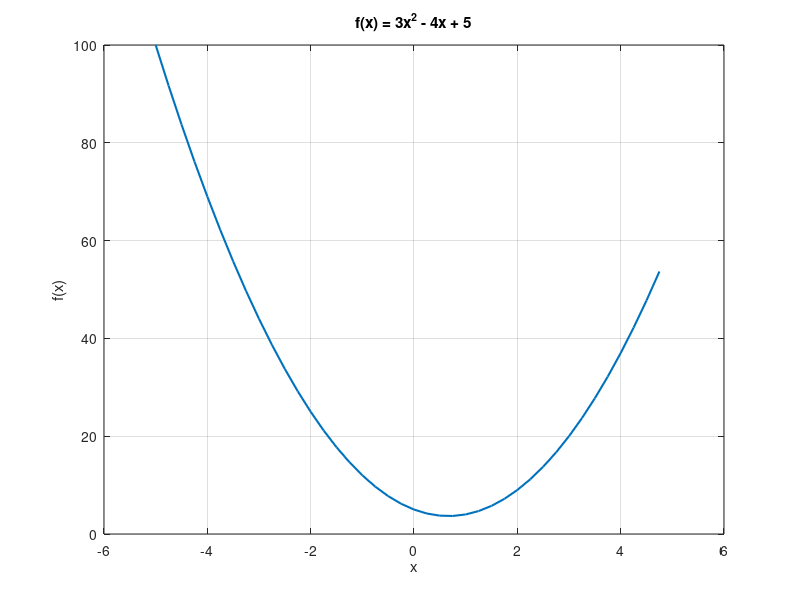

The MATLAB script that drew this image: (Note: this script raises an error after producing the figure.)
%% micrograd_lecture.m
%  MATLAB porting of Andrej Karpathy's micrograd lecture (first half).
%  Requires: Value.m (handle class) in the same folder.

%% Setup
clear; clc; close all; % removes variables, clear command window and close any plot 
fprintf('=== Micrograd in MATLAB ===\n\n');

%% Simple function and its evaluation in a certain point
f = @(x) 3*x.^2 - 4*x + 5;
fprintf('f(3.0) = %f\n', f(3.0));           % 20.0

%% Plot the function
xs = -5:0.25:4.75;
ys = f(xs);
figure; plot(xs, ys, 'LineWidth', 1.5);
title('f(x) = 3x^2 - 4x + 5'); xlabel('x'); ylabel('f(x)'); grid on;

%%  Numerical derivative at x = 2/3, formal definition
h = 1e-6;
x = 2/3;
numerical_deriv = (f(x + h) - f(x)) / h;
fprintf('Numerical derivative at x=2/3: %.6f  (analytic: 0.0)\n\n', numerical_deriv);

%% More complex expression & manual derivative check, look to Xournal in red
a_val = 2.0;
b_val = -3.0;
c_val = 10.0;
d_val = a_val*b_val + c_val;
fprintf('d = a*b + c = %.4f\n', d_val);

h = 0.0001;
a_val = 2.0; 
b_val = -3.0;

c_val = 10.0; % this is c 
d1 = a_val*b_val + c_val; % this is d(c)

c_val = c_val + h; % this is c+h
d2 = a_val*b_val + c_val; % this is d(c+h)
fprintf('d1=%.4f  d2=%.4f  slope(dd/dc)=%.4f\n\n', d1, d2, (d2-d1)/h);

%% Build a small expression graph with Value and backprop, look to Xournal in blue
a = MicroValue(2.0,  {}, '', 'a');
b = MicroValue(-3.0, {}, '', 'b');
c = MicroValue(10.0, {}, '', 'c');
e = a * b;      e.label = "e";
d = e + c;      d.label = "d";
fv = MicroValue(-2.0, {}, '', 'f');   % "fv" to avoid shadowing the function f
L = d * fv;     L.label = "L";

disp(L);

%% Draw the graph (text-based)
L.draw();

%% Numerical gradient check with Value objects
fprintf('--- Numerical gradient check (nudge b) ---\n');
h = 0.001;
% Forward pass 1
a1 = MicroValue(2.0); 
b1 = MicroValue(-3.0); 
c1 = MicroValue(10.0); 
f1 = MicroValue(-2.0);
e1 = a1*b1; 
d1v = e1+c1; 
L1 = d1v*f1;
L1_data = L1.data;

% Forward pass 2 (nudge b)
a2 = MicroValue(2.0);  
b2 = MicroValue(-3.0); 
b2.data = b2.data + h;
c2 = MicroValue(10.0);
f2 = MicroValue(-2.0);
e2 = a2*b2; 
d2v = e2+c2; 
L2 = d2v*f2;
L2_data = L2.data;

fprintf('dL/db (numerical) = %.4f\n\n', (L2_data - L1_data)/h);

%% Backprop on the original graph
L.backward();
fprintf('--- After L.backward() ---\n');
L.draw();

%% One step of gradient descent
a.data = a.data + 0.01 * a.grad;
b.data = b.data + 0.01 * b.grad;
c.data = c.data + 0.01 * c.grad;
fv.data = fv.data + 0.01 * fv.grad;

% Recompute forward pass
e = a * b;
d = e + c;
L_new = d * fv;
fprintf('L after one GD step = %.4f  (was -8.0000)\n\n', L_new.data);

%% Plot tanh
figure;
t_xs = -5:0.2:4.8;
plot(t_xs, tanh(t_xs), 'LineWidth', 1.5);
title('tanh(x)'); xlabel('x'); ylabel('tanh(x)'); grid on;

%% Single neuron forward + backward
fprintf('=== Single neuron example ===\n');
x1 = MicroValue(2.0,  {}, '', 'x1');
x2 = MicroValue(0.0,  {}, '', 'x2');
w1 = MicroValue(-3.0, {}, '', 'w1');
w2 = MicroValue(1.0,  {}, '', 'w2');
b  = MicroValue(6.8813735870195432, {}, '', 'b');

x1w1 = x1 * w1;   x1w1.label = "x1*w1";
x2w2 = x2 * w2;   x2w2.label = "x2*w2";
x1w1x2w2 = x1w1 + x2w2;  x1w1x2w2.label = "x1w1+x2w2";
n = x1w1x2w2 + b;         n.label = "n";
o = n.tanh();              o.label = "o";

fprintf('Before backward:\n');
o.draw();

o.backward();

fprintf('After backward:\n');
o.draw();

%% Verify dtanh/dn = 1 - o^2
fprintf('1 - o.data^2 = %.4f  (should equal n.grad = %.4f)\n\n', ...
    1 - o.data^2, n.grad);

%% a + a  (tests grad accumulation)
fprintf('=== Grad accumulation test (b = a + a) ===\n');
a = MicroValue(3.0, {}, '', 'a');
bv = a + a;  bv.label = "b";
bv.backward();
bv.draw();
fprintf('a.grad should be 2.0: %.4f\n\n', a.grad);

%% More complex: f = d * e, d = a*b, e = a+b
fprintf('=== f = (a*b) * (a+b) ===\n');
a = MicroValue(-2.0, {}, '', 'a');
bv = MicroValue(3.0, {}, '', 'b');
d = a * bv;    d.label = "d";
e = a + bv;    e.label = "e";
fv = d * e;    fv.label = "f";

fv.backward();
fv.draw();

fprintf('Done!\n');

